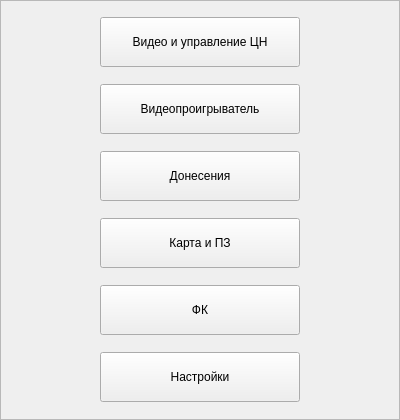
<?xml version="1.0" encoding="UTF-8"?>
<ui version="4.0">
 <class>ModuleNavigator</class>
 <widget class="QWidget" name="ModuleNavigator">
  <property name="geometry">
   <rect>
    <x>0</x>
    <y>0</y>
    <width>400</width>
    <height>420</height>
   </rect>
  </property>
  <property name="mouseTracking">
   <bool>true</bool>
  </property>
  <property name="windowTitle">
   <string>Form</string>
  </property>
  <widget class="QFrame" name="modulesFrame">
   <property name="geometry">
    <rect>
     <x>0</x>
     <y>0</y>
     <width>400</width>
     <height>420</height>
    </rect>
   </property>
   <property name="mouseTracking">
    <bool>false</bool>
   </property>
   <property name="frameShape">
    <enum>QFrame::StyledPanel</enum>
   </property>
   <property name="frameShadow">
    <enum>QFrame::Raised</enum>
   </property>
   <widget class="QPushButton" name="settingsBtn">
    <property name="geometry">
     <rect>
      <x>100</x>
      <y>352</y>
      <width>200</width>
      <height>50</height>
     </rect>
    </property>
    <property name="text">
     <string>Настройки</string>
    </property>
    <property name="icon">
     <iconset>
      <normaloff>../../Загрузки/configuration 1.png</normaloff>../../Загрузки/configuration 1.png</iconset>
    </property>
    <property name="iconSize">
     <size>
      <width>35</width>
      <height>35</height>
     </size>
    </property>
   </widget>
   <widget class="QPushButton" name="fkBtn">
    <property name="geometry">
     <rect>
      <x>100</x>
      <y>285</y>
      <width>200</width>
      <height>50</height>
     </rect>
    </property>
    <property name="text">
     <string>ФК</string>
    </property>
    <property name="icon">
     <iconset>
      <normaloff>../../Загрузки/загруженное.jpg</normaloff>../../Загрузки/загруженное.jpg</iconset>
    </property>
    <property name="iconSize">
     <size>
      <width>35</width>
      <height>35</height>
     </size>
    </property>
   </widget>
   <widget class="QPushButton" name="mapBtn">
    <property name="geometry">
     <rect>
      <x>100</x>
      <y>218</y>
      <width>200</width>
      <height>50</height>
     </rect>
    </property>
    <property name="text">
     <string>Карта и ПЗ</string>
    </property>
    <property name="icon">
     <iconset>
      <normaloff>../../Загрузки/map-icon.jpg</normaloff>../../Загрузки/map-icon.jpg</iconset>
    </property>
    <property name="iconSize">
     <size>
      <width>40</width>
      <height>40</height>
     </size>
    </property>
   </widget>
   <widget class="QPushButton" name="reportBtn">
    <property name="geometry">
     <rect>
      <x>100</x>
      <y>151</y>
      <width>200</width>
      <height>50</height>
     </rect>
    </property>
    <property name="text">
     <string>Донесения</string>
    </property>
    <property name="icon">
     <iconset>
      <normaloff>../../Загрузки/report_writing_0515-0909-2722-3528_SMU.jpg</normaloff>../../Загрузки/report_writing_0515-0909-2722-3528_SMU.jpg</iconset>
    </property>
    <property name="iconSize">
     <size>
      <width>35</width>
      <height>35</height>
     </size>
    </property>
   </widget>
   <widget class="QPushButton" name="videoBtn">
    <property name="geometry">
     <rect>
      <x>100</x>
      <y>84</y>
      <width>200</width>
      <height>50</height>
     </rect>
    </property>
    <property name="text">
     <string>Видеопроигрыватель</string>
    </property>
    <property name="icon">
     <iconset>
      <normaloff>../../Загрузки/video-player-icon.jpg</normaloff>../../Загрузки/video-player-icon.jpg</iconset>
    </property>
    <property name="iconSize">
     <size>
      <width>40</width>
      <height>40</height>
     </size>
    </property>
   </widget>
   <widget class="QPushButton" name="camBtn">
    <property name="geometry">
     <rect>
      <x>100</x>
      <y>17</y>
      <width>200</width>
      <height>50</height>
     </rect>
    </property>
    <property name="text">
     <string>Видео и управление ЦН</string>
    </property>
    <property name="icon">
     <iconset>
      <normaloff>../../Загрузки/camera.png</normaloff>../../Загрузки/camera.png</iconset>
    </property>
    <property name="iconSize">
     <size>
      <width>40</width>
      <height>40</height>
     </size>
    </property>
   </widget>
  </widget>
 </widget>
 <resources/>
 <connections/>
</ui>
